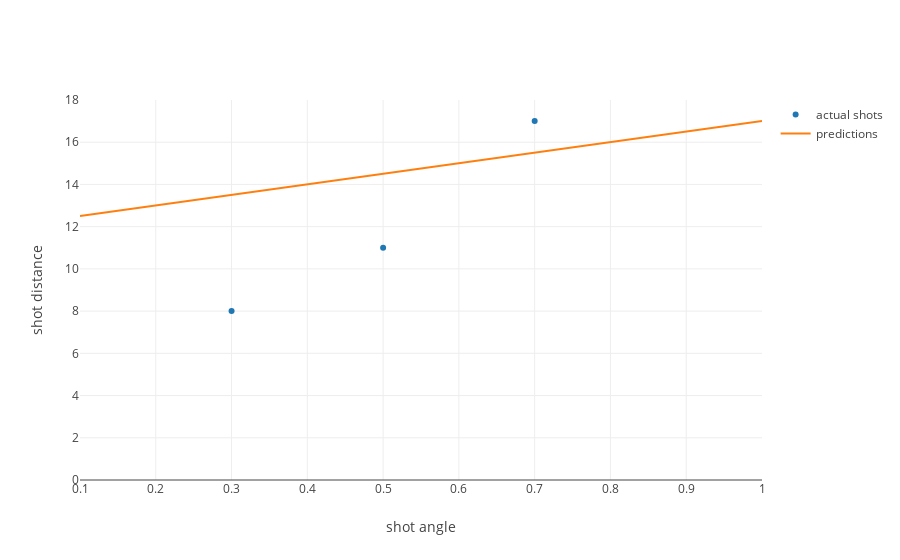

Notebook code cell kept with this figure:
### Markdown cell above
So now we have range of input data as well as the related model predictions.  We can plot these predictions along the actual shot data.

### Code cell
from graph import trace_values, plot
layout = {'yaxis': {'range': [0, 18], 'title': 'shot distance'}, 'xaxis': {'title': 'shot angle'}}
actual_trace = trace_values([.30, .50, .70], [8, 11, 17], name = 'actual shots')
predictions_trace = trace_values(inputs, predictions, 'lines', name = 'predictions')
plot([actual_trace, predictions_trace], layout)

### Figure 1 — Plotly figure (JSON) as saved in the notebook; plotly's stock layout.template omitted (floating-point values rounded to 4 significant figures)
{"data": [{"mode": "markers", "name": "actual shots", "text": [], "type": "scatter", "uid": "3006d395-3ba0-481d-83cc-95270c39cd19", "x": [0.3, 0.5, 0.7], "y": [8, 11, 17]}, {"mode": "lines", "name": "predictions", "text": [], "type": "scatter", "uid": "34e3326f-95a0-4d91-8a3b-95bc254c85f3", "x": [0.1, 0.2, 0.3, 0.4, 0.5, 0.6, 0.7, 0.8, 0.9, 1], "y": [12.5, 13, 13.5, 14, 14.5, 15, 15.5, 16, 16.5, 17]}], "layout": {"autosize": true, "xaxis": {"autorange": true, "range": [0.1, 1], "title": {"text": "shot angle"}, "type": "linear"}, "yaxis": {"range": [0, 18], "title": {"text": "shot distance"}, "type": "linear"}}}
